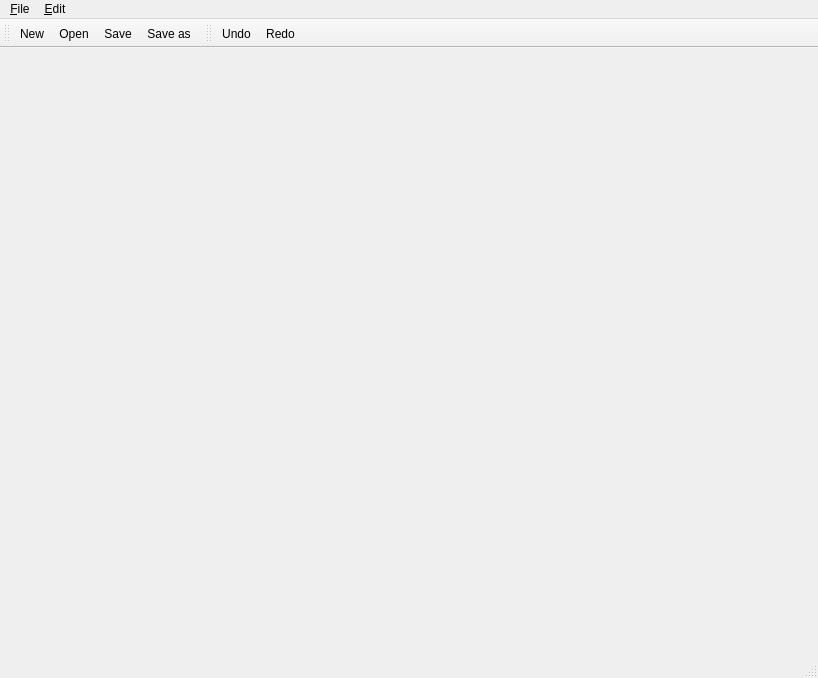
<?xml version="1.0" encoding="UTF-8"?>
<ui version="4.0">
 <class>MainWindow</class>
 <widget class="QMainWindow" name="MainWindow">
  <property name="geometry">
   <rect>
    <x>0</x>
    <y>0</y>
    <width>818</width>
    <height>678</height>
   </rect>
  </property>
  <property name="windowTitle">
   <string>BipComposer</string>
  </property>
  <property name="windowIcon">
   <iconset resource="../../icons.qrc">
    <normaloff>:/icons/BipComposerIcone.png</normaloff>:/icons/BipComposerIcone.png</iconset>
  </property>
  <widget class="QWidget" name="centralwidget">
   <layout class="QVBoxLayout" name="verticalLayout">
    <item>
     <widget class="QTabWidget" name="tabs">
      <property name="currentIndex">
       <number>-1</number>
      </property>
      <property name="documentMode">
       <bool>true</bool>
      </property>
      <property name="tabsClosable">
       <bool>true</bool>
      </property>
     </widget>
    </item>
   </layout>
  </widget>
  <widget class="QMenuBar" name="menubar">
   <property name="geometry">
    <rect>
     <x>0</x>
     <y>0</y>
     <width>818</width>
     <height>18</height>
    </rect>
   </property>
   <widget class="QMenu" name="menuFile">
    <property name="title">
     <string>&amp;File</string>
    </property>
    <addaction name="actionNew"/>
    <addaction name="actionOpen"/>
    <addaction name="separator"/>
    <addaction name="actionSave"/>
    <addaction name="actionSaveAs"/>
   </widget>
   <widget class="QMenu" name="menuEdit">
    <property name="title">
     <string>&amp;Edit</string>
    </property>
    <addaction name="actionUndo"/>
    <addaction name="actionRedo"/>
   </widget>
   <addaction name="menuFile"/>
   <addaction name="menuEdit"/>
  </widget>
  <widget class="QStatusBar" name="statusbar"/>
  <widget class="QToolBar" name="toolbarFile">
   <property name="windowTitle">
    <string>toolBar</string>
   </property>
   <property name="iconSize">
    <size>
     <width>17</width>
     <height>14</height>
    </size>
   </property>
   <attribute name="toolBarArea">
    <enum>TopToolBarArea</enum>
   </attribute>
   <attribute name="toolBarBreak">
    <bool>false</bool>
   </attribute>
   <addaction name="actionNew"/>
   <addaction name="actionOpen"/>
   <addaction name="actionSave"/>
   <addaction name="actionSaveAs"/>
  </widget>
  <widget class="QToolBar" name="toolbarEdit">
   <property name="windowTitle">
    <string>toolBar_2</string>
   </property>
   <property name="iconSize">
    <size>
     <width>17</width>
     <height>14</height>
    </size>
   </property>
   <attribute name="toolBarArea">
    <enum>TopToolBarArea</enum>
   </attribute>
   <attribute name="toolBarBreak">
    <bool>false</bool>
   </attribute>
   <addaction name="actionUndo"/>
   <addaction name="actionRedo"/>
  </widget>
  <action name="actionNew">
   <property name="icon">
    <iconset resource="../../icons.qrc">
     <normaloff>:/icons/new.png</normaloff>:/icons/new.png</iconset>
   </property>
   <property name="text">
    <string>&amp;New</string>
   </property>
   <property name="shortcut">
    <string notr="true">Ctrl+N</string>
   </property>
  </action>
  <action name="actionOpen">
   <property name="icon">
    <iconset resource="../../icons.qrc">
     <normaloff>:/icons/open.png</normaloff>:/icons/open.png</iconset>
   </property>
   <property name="text">
    <string>&amp;Open...</string>
   </property>
   <property name="shortcut">
    <string notr="true">Ctrl+O</string>
   </property>
  </action>
  <action name="actionSave">
   <property name="icon">
    <iconset resource="../../icons.qrc">
     <normaloff>:/icons/save.png</normaloff>:/icons/save.png</iconset>
   </property>
   <property name="text">
    <string>&amp;Save</string>
   </property>
   <property name="shortcut">
    <string notr="true">Ctrl+S</string>
   </property>
  </action>
  <action name="actionSaveAs">
   <property name="icon">
    <iconset resource="../../icons.qrc">
     <normaloff>:/icons/save-as.png</normaloff>:/icons/save-as.png</iconset>
   </property>
   <property name="text">
    <string>Save &amp;as...</string>
   </property>
   <property name="shortcut">
    <string notr="true">Ctrl+Shift+S</string>
   </property>
  </action>
  <action name="actionUndo">
   <property name="icon">
    <iconset resource="../../icons.qrc">
     <normaloff>:/icons/undo.png</normaloff>:/icons/undo.png</iconset>
   </property>
   <property name="text">
    <string>&amp;Undo</string>
   </property>
   <property name="shortcut">
    <string notr="true">Ctrl+Z</string>
   </property>
  </action>
  <action name="actionRedo">
   <property name="icon">
    <iconset resource="../../icons.qrc">
     <normaloff>:/icons/redo.png</normaloff>:/icons/redo.png</iconset>
   </property>
   <property name="text">
    <string>&amp;Redo</string>
   </property>
   <property name="shortcut">
    <string notr="true">Ctrl+Shift+Z</string>
   </property>
  </action>
 </widget>
 <resources>
  <include location="../../icons.qrc"/>
 </resources>
 <connections/>
</ui>
